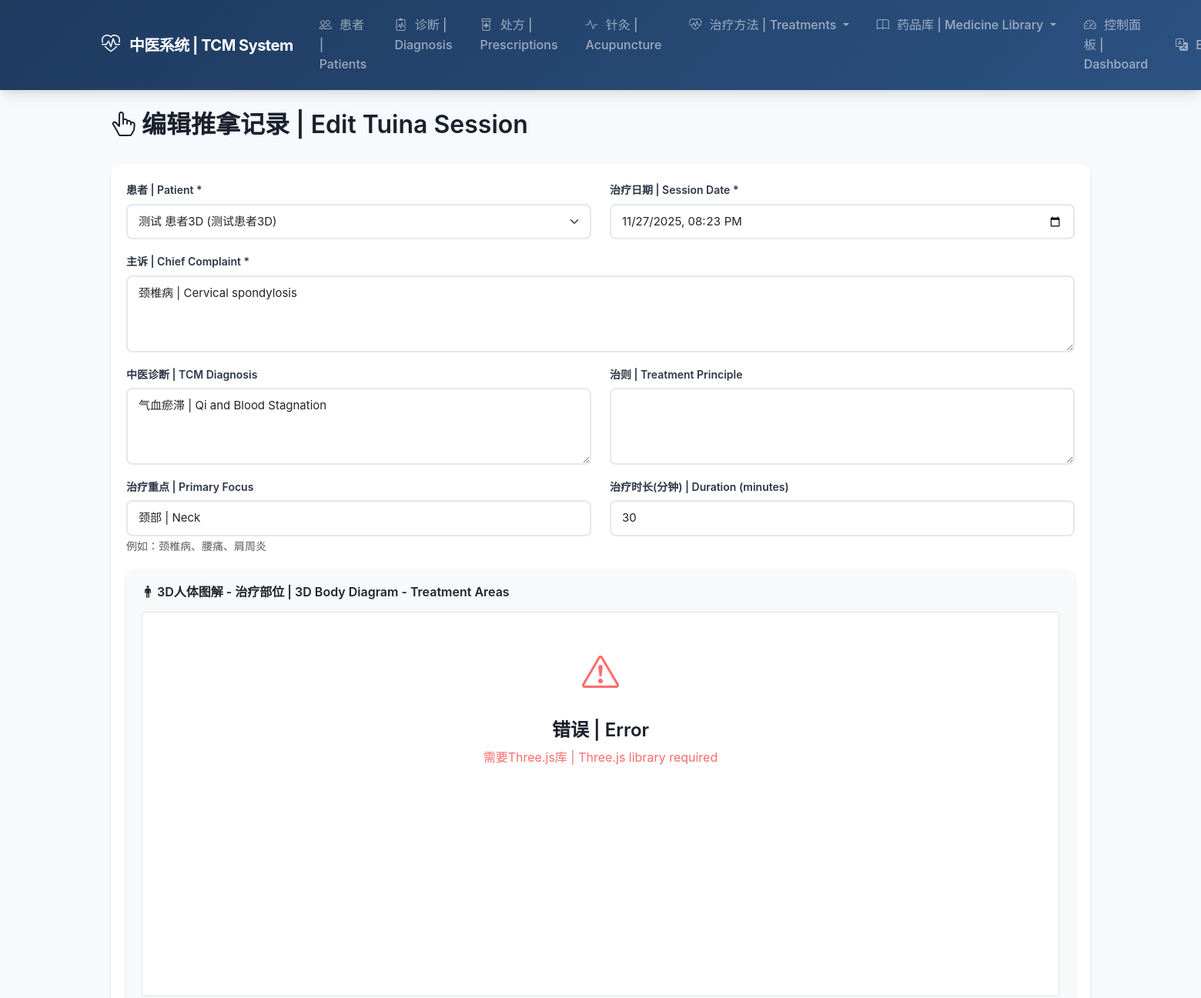
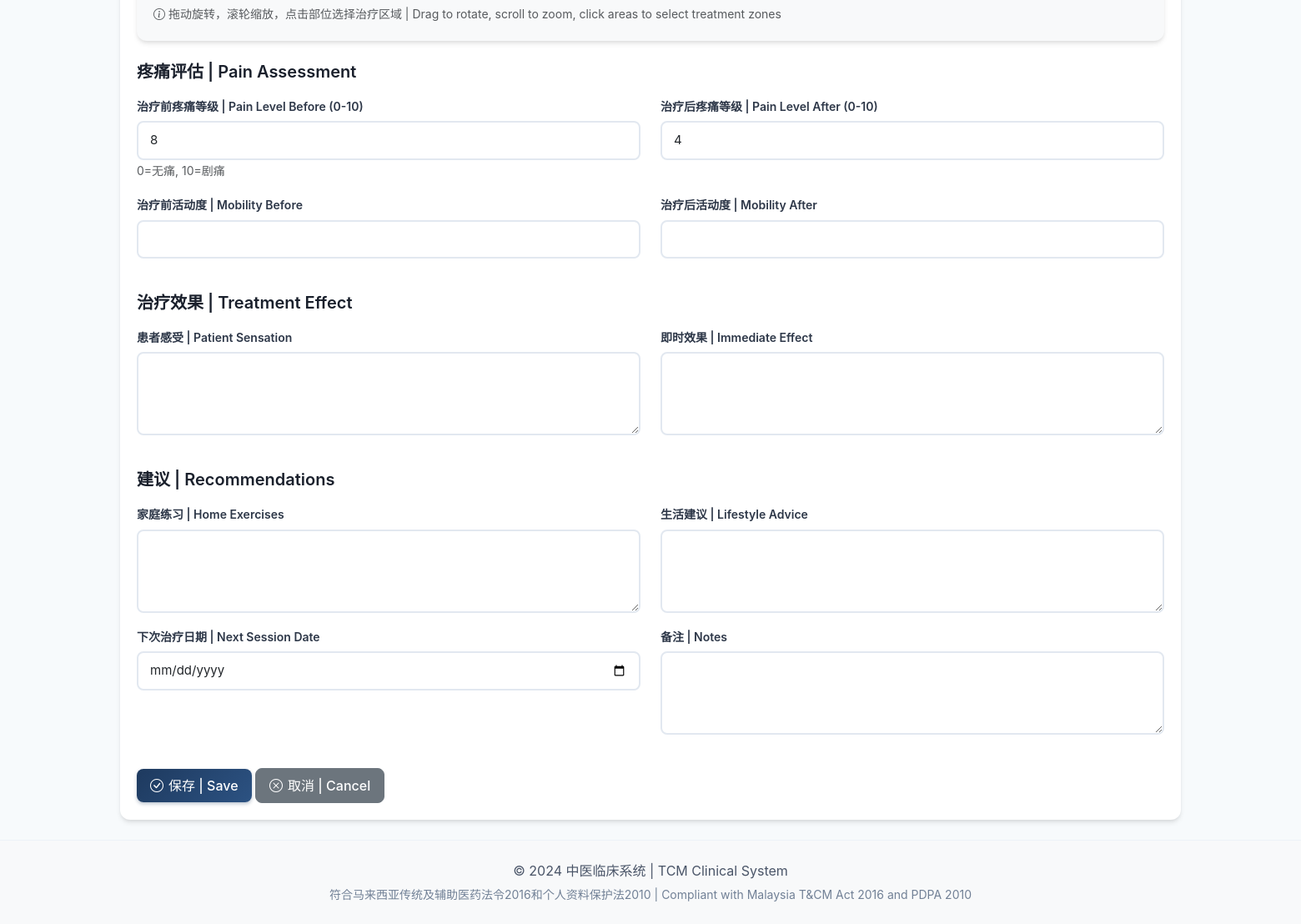
The app's page /tuina/11/edit/ (signed in) with its own data (2 pictures, top to bottom).
### tuina/models.py (models this page shows, shortened)
class TuinaSession(models.Model):
    patient = models.ForeignKey(
        'patients.Patient',
        on_delete=models.CASCADE,
        related_name='tuina_sessions',
        verbose_name=_('患者 | Patient'),
    )
    practitioner = models.ForeignKey(
        settings.AUTH_USER_MODEL,
        on_delete=models.SET_NULL,
        null=True,
        related_name='tuina_sessions',
        verbose_name=_('医师 | Practitioner'),
    )
    session_date = models.DateTimeField(
        _('治疗日期 | Session Date'),
    )
    chief_complaint = models.TextField(
        _('主诉 | Chief Complaint'),
    )
    tcm_diagnosis = models.TextField(
        _('中医诊断 | TCM Diagnosis'),
        blank=True,
    )
    treatment_principle = models.TextField(
        _('治则 | Treatment Principle'),
        blank=True,
    )
    duration_minutes = models.IntegerField(
        _('治疗时长(分钟) | Duration (minutes)'),
        default=30,
    )
    treatment_areas = models.JSONField(
        _('治疗部位 | Treatment Areas'),
        default=list,
        help_text=_('治疗的身体部位列表 | List of body areas treated'),
    )
    primary_focus = models.CharField(
        _('主要治疗重点 | Primary Focus'),
        max_length=200,
        blank=True,
        help_text=_('例如：颈椎病、腰痛、肩周炎等'),
    )
    pain_level_before = models.IntegerField(
        _('治疗前疼痛等级 | Pain Level Before'),
        null=True,
        blank=True,
        help_text=_('0-10级，0=无痛，10=剧痛'),
    )
    pain_level_after = models.IntegerField(
        _('治疗后疼痛等级 | Pain Level After'),
        null=True,
        blank=True,
        help_text=_('0-10级'),
    )
    mobility_before = models.CharField(
        _('治疗前活动度 | Mobility Before'),
        max_length=200,
        blank=True,
    )
    mobility_after = models.CharField(
        _('治疗后活动度 | Mobility After'),
        max_length=200,
        blank=True,
    )
    patient_sensation = models.TextField(
        _('患者感受 | Patient Sensation'),
        blank=True,
        help_text=_('治疗过程中和治疗后的感受'),
    )
    immediate_effect = models.TextField(
        _('即时效果 | Immediate Effect'),
        blank=True,
    )
    home_exercises = models.TextField(
        _('家庭练习 | Home Exercises'),
        blank=True,
        help_text=_('建议患者在家进行的练习'),
    )
    lifestyle_advice = models.TextField(
        _('生活建议 | Lifestyle Advice'),
        blank=True,
    )
    next_session_date = models.DateField(
        _('下次治疗日期 | Next Session Date'),
        null=True,
        blank=True,
    )
    attachments = models.JSONField(
        _('附件 | Attachments'),
        default=list,
        blank=True,
    )
    notes = models.TextField(
        _('备注 | Notes'),
        blank=True,
    )
    is_active = models.BooleanField(_('启用 | Active'), default=True)
    created_at = models.DateTimeField(auto_now_add=True)
    updated_at = models.DateTimeField(auto_now=True)
    class Meta:
        verbose_name = _('推拿记录 | Tuina Session')
        verbose_name_plural = _('推拿记录 | Tuina Sessions')
        ordering = ['-session_date']

### tuina/views.py (the view)
# urls.py: path('<int:pk>/edit/', views.tuina_session_edit, name='session_edit'),
@login_required
def tuina_session_edit(request, pk):
    session = get_object_or_404(TuinaSession, pk=pk, is_active=True)
    if request.method == 'POST':
        form = TuinaSessionForm(request.POST, instance=session)
        if form.is_valid():
            form.save()
            messages.success(request, _('推拿记录更新成功！| Tuina session updated successfully!'))
            return redirect('tuina:session_detail', pk=session.pk)
    else:
        form = TuinaSessionForm(instance=session)
    context = {
        'title': _('编辑推拿记录 | Edit Tuina Session'),
        'form': form,
        'session': session,
    }
    return render(request, 'tuina/session_form.html', context)

### accounts/models.py (called while the page is built)
    @property
    def is_admin(self):
        return self.role == self.Role.ADMIN

    @property
    def is_practitioner(self):
        return self.role == self.Role.PRACTITIONER

### patients/models.py (called while the page is built)
    def __str__(self):
        if self.chinese_name:
            return f"{self.first_name} {self.last_name} ({self.chinese_name})"
        return f"{self.first_name} {self.last_name}"

### templates/tuina/session_form.html (shortened to what this page needs)
{% extends 'base.html' %}
{% load i18n static %}
{% block content %}
<div class="container-fluid">
    <div class="row mb-4">
        <div class="col">
            <h2><i class="bi bi-hand-index-thumb"></i> {{ title }}</h2>
        </div>
    </div>
    <div class="card">
        <div class="card-body">
            <form method="post">
                <div class="row">
                    <div class="col-md-6 mb-3">
                        <label class="form-label">患者 | Patient *</label>
                        {{ form.patient }}
                    </div>
                    <div class="col-md-6 mb-3">
                        <label class="form-label">治疗日期 | Session Date *</label>
                        {{ form.session_date }}
                    </div>
                </div>
                <div class="row">
                    <div class="col-md-12 mb-3">
                        <label class="form-label">主诉 | Chief Complaint *</label>
                        {{ form.chief_complaint }}
                    </div>
                </div>
                <div class="row">
                    <div class="col-md-6 mb-3">
                        <label class="form-label">中医诊断 | TCM Diagnosis</label>
                        {{ form.tcm_diagnosis }}
                    </div>
                    <div class="col-md-6 mb-3">
                        <label class="form-label">治则 | Treatment Principle</label>
                        {{ form.treatment_principle }}
                    </div>
                </div>
                <div class="row">
                    <div class="col-md-6 mb-3">
                        <label class="form-label">治疗重点 | Primary Focus</label>
                        {{ form.primary_focus }}
                        <small class="form-text text-muted">例如：颈椎病、腰痛、肩周炎</small>
                    </div>
                    <div class="col-md-6 mb-3">
                        <label class="form-label">治疗时长(分钟) | Duration (minutes)</label>
                        {{ form.duration_minutes }}
                    </div>
                </div>
                <div class="row mb-4">
                    <div class="col-md-12">
                        <div class="card bg-light">
                            <div class="card-body">
                                <h6 class="card-title mb-3">
                                    <i class="bi bi-person-standing"></i> 3D人体图解 - 治疗部位 | 3D Body Diagram - Treatment Areas
                                </h6>
                                <div id="tuinaViewer" style="height: 500px; border: 1px solid #dee2e6; border-radius: 4px; background: white;"></div>
                                <div class="small text-muted mt-2">
                                    <i class="bi bi-info-circle"></i>
                                    拖动旋转，滚轮缩放，点击部位选择治疗区域 | Drag to rotate, scroll to zoom, click areas to select treatment zones
                                </div>
                            </div>
                        </div>
                    </div>
                </div>
                <h5 class="mt-4 mb-3">疼痛评估 | Pain Assessment</h5>
                <div class="row">
                    <div class="col-md-6 mb-3">
                        <label class="form-label">治疗前疼痛等级 | Pain Level Before (0-10)</label>
                        {{ form.pain_level_before }}
                        <small class="form-text text-muted">0=无痛, 10=剧痛</small>
                    </div>
                    <div class="col-md-6 mb-3">
                        <label class="form-label">治疗后疼痛等级 | Pain Level After (0-10)</label>
                        {{ form.pain_level_after }}
                    </div>
                </div>
                <div class="row">
                    <div class="col-md-6 mb-3">
                        <label class="form-label">治疗前活动度 | Mobility Before</label>
                        {{ form.mobility_before }}
                    </div>
                    <div class="col-md-6 mb-3">
                        <label class="form-label">治疗后活动度 | Mobility After</label>
                        {{ form.mobility_after }}
                    </div>
                </div>
                <h5 class="mt-4 mb-3">治疗效果 | Treatment Effect</h5>
                <div class="row">
                    <div class="col-md-6 mb-3">
                        <label class="form-label">患者感受 | Patient Sensation</label>
                        {{ form.patient_sensation }}
                    </div>
                    <div class="col-md-6 mb-3">
                        <label class="form-label">即时效果 | Immediate Effect</label>
                        {{ form.immediate_effect }}
                    </div>
                </div>
                <h5 class="mt-4 mb-3">建议 | Recommendations</h5>
                <div class="row">
                    <div class="col-md-6 mb-3">
                        <label class="form-label">家庭练习 | Home Exercises</label>
                        {{ form.home_exercises }}
                    </div>
                    <div class="col-md-6 mb-3">
                        <label class="form-label">生活建议 | Lifestyle Advice</label>
                        {{ form.lifestyle_advice }}
                    </div>
                </div>
                <div class="row">
                    <div class="col-md-6 mb-3">
                        <label class="form-label">下次治疗日期 | Next Session Date</label>
                        {{ form.next_session_date }}
                    </div>
                    <div class="col-md-6 mb-3">
                        <label class="form-label">备注 | Notes</label>
                        {{ form.notes }}
                    </div>
                </div>
                <div class="mt-4">
                    <button type="submit" class="btn btn-primary">
                        <i class="bi bi-check-circle"></i> 保存 | Save
                    </button>
                    <a href="{% url 'tuina:session_list' %}" class="btn btn-secondary">
                        <i class="bi bi-x-circle"></i> 取消 | Cancel
                    </a>
                </div>
            </form>
        </div>
    </div>
</div>
{% endblock %}

### static/css/style.css (style rules this page uses)
:root { --tcm-primary: #1e3a5f; --tcm-primary-light: #2c5282; --tcm-primary-dark: #152a45; --tcm-secondary: #38a169; --tcm-secondary-light: #48bb78; --tcm-accent: #ed8936; --tcm-accent-light: #f6ad55; --tcm-danger: #e53e3e; --tcm-warning: #ecc94b; --tcm-info: #4299e1; --tcm-gray-50: #f7fafc; --tcm-gray-100: #edf2f7; --tcm-gray-200: #e2e8f0; --tcm-gray-300: #cbd5e0; --tcm-gray-400: #a0aec0; --tcm-gray-500: #718096; --tcm-gray-600: #4a5568; --tcm-gray-700: #2d3748; --tcm-gray-800: #1a202c; --tcm-gradient: linear-gradient(135deg, var(--tcm-primary) 0%, var(--tcm-primary-light) 100%); --tcm-gradient-accent: linear-gradient(135deg, var(--tcm-secondary) 0%, var(--tcm-secondary-light) 100%); --shadow-sm: 0 1px 2px 0 rgba(0, 0, 0, 0.05); --shadow: 0 4px 6px -1px rgba(0, 0, 0, 0.1), 0 2px 4px -1px rgba(0, 0, 0, 0.06); --shadow-md: 0 10px 15px -3px rgba(0, 0, 0, 0.1), 0 4px 6px -2px rgba(0, 0, 0, 0.05); --shadow-lg: 0 20px 25px -5px rgba(0, 0, 0, 0.1), 0 10px 10px -5px rgba(0, 0, 0, 0.04); --transition-fast: 150ms ease; --transition-normal: 300ms ease; --radius-sm: 0.375rem; --radius: 0.5rem; --radius-lg: 0.75rem; --radius-xl: 1rem; }
* { box-sizing: border-box; }
body { min-height: 100vh; display: flex; flex-direction: column; font-family: 'Inter', -apple-system, BlinkMacSystemFont, 'Segoe UI', Roboto, sans-serif; background-color: var(--tcm-gray-50); color: var(--tcm-gray-700); line-height: 1.6; }
h1, h2, h3, h4, h5, h6 { font-weight: 600; color: var(--tcm-gray-800); line-height: 1.3; }
a { color: var(--tcm-primary); text-decoration: none; transition: color var(--transition-fast); }
.card { border: none; border-radius: var(--radius-lg); box-shadow: var(--shadow); transition: all var(--transition-normal); overflow: hidden; }
.card-body { padding: 1.25rem; }
.btn { font-weight: 500; padding: 0.5rem 1rem; border-radius: var(--radius); transition: all var(--transition-fast); display: inline-flex; align-items: center; justify-content: center; gap: 0.375rem; }
.btn i { font-size: 1rem; }
.btn-primary { background: var(--tcm-gradient); border: none; box-shadow: 0 2px 4px rgba(30, 58, 95, 0.3); }
.form-label { font-weight: 600; font-size: 0.875rem; color: var(--tcm-gray-700); margin-bottom: 0.375rem; }
.form-control, .form-select { border: 2px solid var(--tcm-gray-200); border-radius: var(--radius); padding: 0.625rem 0.875rem; font-size: 0.9375rem; transition: all var(--transition-fast); background-color: white; }
.form-control::placeholder { color: var(--tcm-gray-400); }
textarea.form-control { min-height: 100px; resize: vertical; }

### records on screen
TuinaSession: patient "测试 患者3D (测试患者3D)", session_date "11/27/2025 20:23", chief_complaint "颈椎病 | Cervical spondylosis", tcm_diagnosis "气血瘀滞 | Qi and Blood Stagnation", primary_focus "颈部 | Neck", duration_minutes "30", pain_level_before "8", pain_level_after "4"

### other values on screen
{{ title }} "编辑推拿记录 | Edit Tuina Session"
